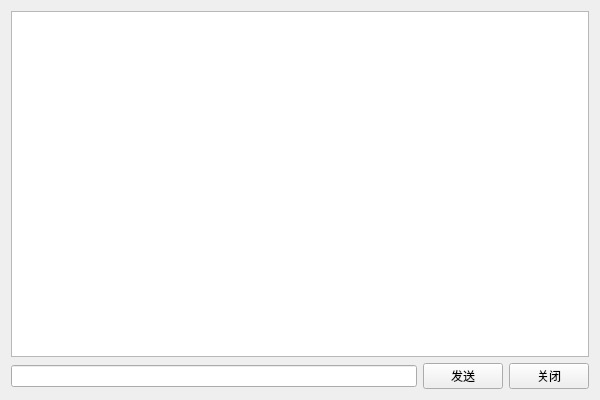
<?xml version="1.0" encoding="UTF-8"?>
<ui version="4.0">
 <class>ClientWindow</class>
 <widget class="QWidget" name="ClientWindow">
  <property name="geometry">
   <rect>
    <x>0</x>
    <y>0</y>
    <width>600</width>
    <height>400</height>
   </rect>
  </property>
  <property name="windowTitle">
   <string>Form</string>
  </property>
  <layout class="QGridLayout" name="gridLayout">
   <item row="1" column="0">
    <widget class="QLineEdit" name="datagram"/>
   </item>
   <item row="1" column="1">
    <widget class="QPushButton" name="writeButton">
     <property name="text">
      <string>发送</string>
     </property>
    </widget>
   </item>
   <item row="1" column="2">
    <widget class="QPushButton" name="closeButton">
     <property name="focusPolicy">
      <enum>Qt::NoFocus</enum>
     </property>
     <property name="text">
      <string>关闭</string>
     </property>
    </widget>
   </item>
   <item row="0" column="0" colspan="3">
    <widget class="QPlainTextEdit" name="output">
     <property name="focusPolicy">
      <enum>Qt::NoFocus</enum>
     </property>
    </widget>
   </item>
  </layout>
 </widget>
 <resources/>
 <connections/>
</ui>
